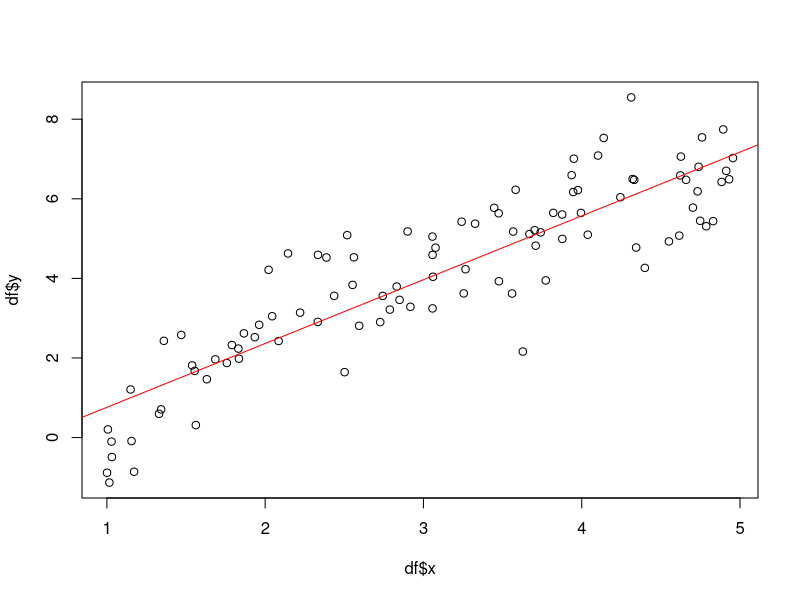
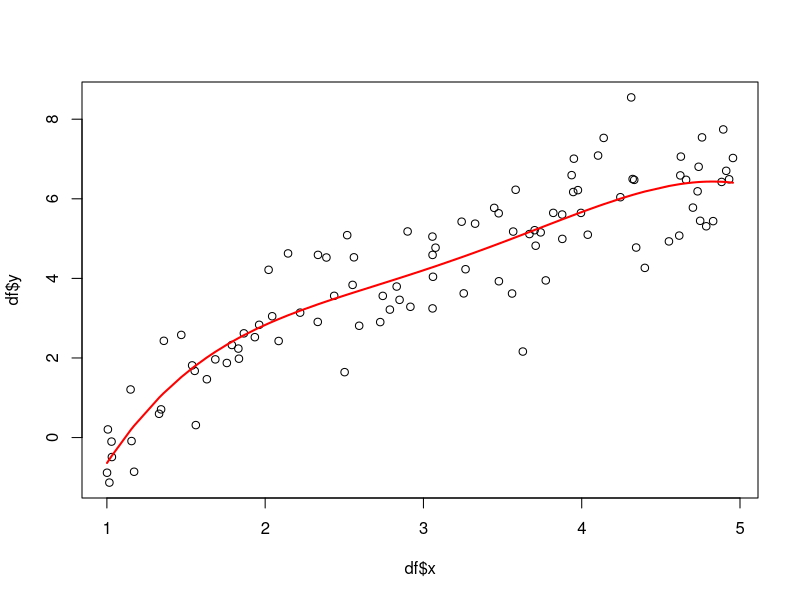

Source code (R) for these figures, in order:
## ---- chunk 1
knitr::opts_chunk$set(
  cache = TRUE,
  comment = "",
  echo = TRUE,
  error = TRUE,
  out.width = "100%",
  tidy = TRUE,
  warning = FALSE,
  message = FALSE
)
## ---- chunk 2
usepackage = function(package_name) 
{
  p = deparse(substitute(package_name))
  if (!is.element(p, installed.packages()[,1]))
    install.packages(p, dep = TRUE, repos = "http://cran.us.r-project.org")
  require(p, character.only = TRUE)
}

usepackage(formatR)
usepackage(ggplot2)
usepackage(tidyr)

set.seed(42)
## ---- chunk 3
gendata = function (x, beta) {
  return (beta * log(x) + rnorm(x))
}
x <- runif(100,1,5)
y <- gendata(x, 4)
df = data.frame(x,y)
## ---- chunk 4
lmlinear = lm(y~x, data=df)
fdachlin <- as.vector(lmlinear$coefficients  %*% c(1,3))
plot(df$x, df$y)
abline(lmlinear, col="red")
## ---- chunk 5
lmpoly <- lm(y~x+I(x^2)+I(x^3)+I(x^4)+I(x^5))
fdachpoly <- as.vector(lmpoly$coefficients %*% c(1,3,3^2,3^3,3^4,3^5))
plot(df$x, df$y)
pts = predict(lmpoly)
points(df$x[order(x)], pts[order(x)], type="l", col="red", lwd=2)
## ---- chunk 6
y2 <- gendata(3, 4)

quadvolin <- (y2-fdachlin)^2
quadvopol <- (y2-fdachpoly)^2
## ---- chunk 7
alllin <- matrix(NA,nrow=10000,ncol=6)
colnames(alllin) <- c("fdach","y", "quadVor","EBias", "VarFDach","EQuadVor")
allpol <- matrix(NA,nrow=10000,ncol=6)
colnames(allpol) <- c("fdach","y", "quadVor","EBias", "VarFDach","EQuadVor")
for (i in 1:10000){
  x <- runif(100,1,5)
  residuen <- rnorm(100,0,1)
  b <- 4
  y <- b*log(x)+residuen
  lmlinear <- lm(y~x)
  lmpoly <- lm(y~x+I(x^2)+I(x^3)+I(x^4)+I(x^5))
  alllin[i,1] <- lmlinear$coefficients  %*% c(1,3)
  allpol[i,1] <- lmpoly$coefficients %*% c(1,3,3^2,3^3,3^4,3^5)
  
  alllin[i,2] <- b*log(3)+rnorm(1)
  allpol[i,2] <- alllin[i,2]
  
  alllin[i,3] <- (alllin[i,2]-alllin[i,1])^2
  allpol[i,3] <- (allpol[i,2]-allpol[i,1])^2
}
alllin[,4] <- mean(alllin[,1])-4*log(3)
allpol[,4] <- mean(allpol[,1])-4*log(3)
  
alllin[,5] <- var(alllin[,1])
allpol[,5] <- var(allpol[,1])


x3 <- rep(3,10000)
y3 <- gendata(x3, 4)
alllin[,6] <- mean((y3-alllin[,1])^2)
allpol[,6] <- mean((y3-allpol[,1])^2)
## ---- chunk 8
head(alllin[,4:6],1)
## ---- chunk 9
head(allpol[,4:6],1)
## ---- chunk 10
alllin20 <- matrix(NA,nrow=10000,ncol=6)
colnames(alllin20) <- c("fdach","y", "quadVor","EBias", "VarFDach","EQuadVor")
allpol20 <- matrix(NA,nrow=10000,ncol=6)
colnames(allpol20) <- c("fdach","y", "quadVor","EBias", "VarFDach","EQuadVor")
for (i in 1:10000){
  x <- runif(20,1,5)
  residuen <- rnorm(20,0,1)
  b <- 4
  y <- b*log(x)+residuen
  lmlinear <- lm(y~x)
  lmpoly <- lm(y~x+I(x^2)+I(x^3)+I(x^4)+I(x^5))
  alllin20[i,1] <- lmlinear$coefficients  %*% c(1,3)
  allpol20[i,1] <- lmpoly$coefficients %*% c(1,3,3^2,3^3,3^4,3^5)
  
  alllin20[i,2] <- b*log(3)+rnorm(1)
  allpol20[i,2] <- alllin20[i,2]
  
  alllin20[i,3] <- (alllin20[i,2]-alllin20[i,1])^2
  allpol20[i,3] <- (allpol20[i,2]-allpol20[i,1])^2
}
alllin20[,4] <- mean(alllin20[,1])-4*log(3)
allpol20[,4] <- mean(allpol20[,1])-4*log(3)
  
alllin20[,5] <- var(alllin20[,1])
allpol20[,5] <- var(allpol20[,1])
  
x4 <- rep(3,20)
y4 <- gendata(x4, 4)
alllin20[,6] <- mean((y4-alllin20[,1])^2)
allpol20[,6] <- mean((y4-allpol20[,1])^2)
## ---- chunk 11
head(alllin20[,4:6],1)
head(allpol20[,4:6],1)
## ---- chunk 12
head(alllin[,4:6],1)
head(allpol[,4:6],1)
